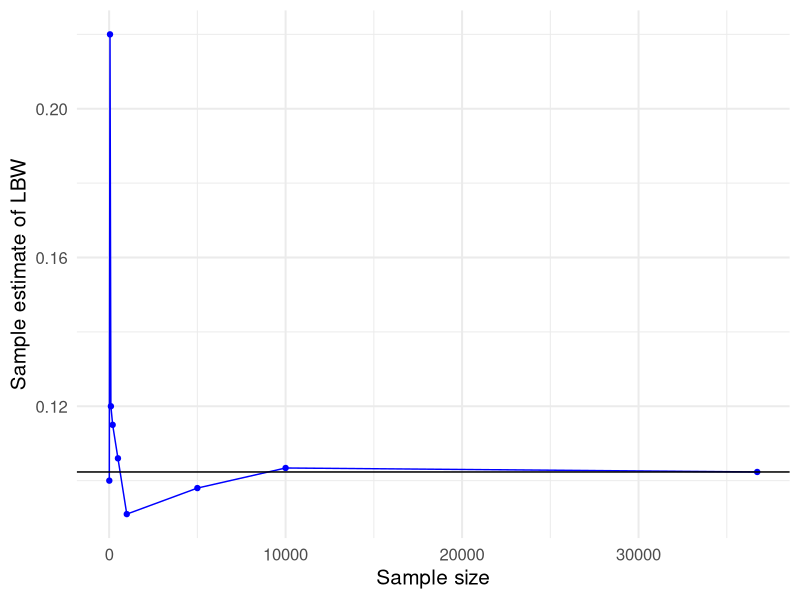
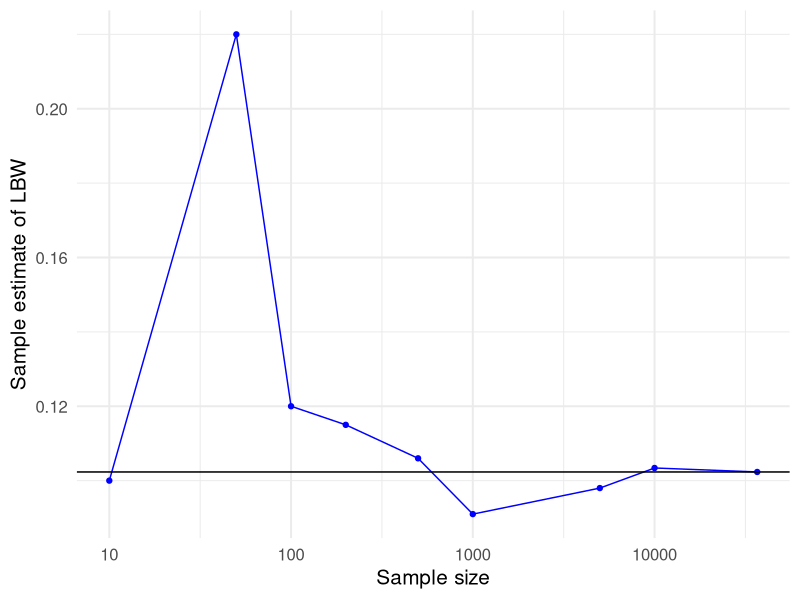

R code for these plots, in order:
## ---- chunk 1
library(readxl)
library(dplyr)
## ---- chunk 2
CS_data <- read_xlsx("./data/kozhimannil.xlsx", sheet = 1)
CS_data <- CS_data %>% mutate(ID = row_number())
head(CS_data)
## ---- chunk 3
CS_100_1 <- CS_data %>% slice_sample(n=100)
## ---- chunk 4
CS_100_2 <- CS_data %>% slice_sample(n=100)
## ---- chunk 5
head(CS_100_1 %>% select(Births, HOSP_BEDSIZE, cesarean_rate, ID))
## ---- chunk 6
head(CS_100_2 %>% select(Births, HOSP_BEDSIZE, cesarean_rate, ID))
## ---- chunk 7
identical(CS_100_1, CS_100_2)
## ---- chunk 8
set.seed(123)
CS_100_1 <- CS_data %>% slice_sample(n=100)

set.seed(123)
CS_100_2 <- CS_data %>% slice_sample(n=100)

identical(CS_100_1, CS_100_2)
## ---- chunk 9
CS_5percent <- CS_data %>% slice_sample(prop = 0.05)
## ---- chunk 10
CS_10percent_grouped <- CS_data %>% 
  group_by(HOSP_BEDSIZE) %>%
  slice_sample(prop = 0.1)

dim(CS_10percent_grouped)
## ---- chunk 11
CS_data %>% group_by(HOSP_BEDSIZE) %>% tally()
## ---- chunk 12
CS_10percent_grouped%>%group_by(HOSP_BEDSIZE) %>% tally()
## ---- chunk 13
library(tidyverse)
birth_data <- read_csv(file = "./data/L03_US-territories-births.csv")
birth_data <- birth_data%>% select(-...1)
## ---- chunk 14
head(birth_data)
## ---- chunk 15
birth_data <- birth_data %>% mutate(lbw = dbwt < 2500) 
## ---- chunk 16
lbw_population <- birth_data %>% summarize(true_prob_lbw = mean(lbw))
lbw_population
## ---- chunk 17
random_sample_n10 <- birth_data %>% 
  slice_sample(n = 10) %>%
  mutate(sample_size = n()) 
#the last line of code adds the sample size to every row of the new data frame
#we will want to reference this information later
## ---- chunk 18
random_sample_n50 <- birth_data %>%   slice_sample(n = 50) %>% mutate(sample_size = n())

random_sample_n100 <- birth_data %>% slice_sample(n = 100) %>% mutate(sample_size = n())

random_sample_n200 <- birth_data %>% slice_sample(n = 200) %>% mutate(sample_size = n())

random_sample_n500 <- birth_data %>% slice_sample(n = 500) %>% mutate(sample_size = n())

random_sample_n1000 <- birth_data %>% slice_sample(n = 1000) %>% mutate(sample_size = n())

random_sample_n5000 <- birth_data %>% slice_sample(n = 5000) %>% mutate(sample_size = n())

random_sample_n10000 <- birth_data %>% slice_sample(n = 10000) %>% mutate(sample_size = n())

whole_pop <- birth_data %>% slice_sample(n = nrow(birth_data)) %>% mutate(sample_size = n())
## ---- chunk 19
stacked_samples <- bind_rows(random_sample_n10, random_sample_n50, 
                             random_sample_n100, random_sample_n200, 
                             random_sample_n500, random_sample_n1000, 
                             random_sample_n5000, random_sample_n10000, 
                             whole_pop)
## ---- chunk 20
sample_estimates <- stacked_samples %>% 
  group_by(sample_size) %>% 
  summarize(estimated_proportion_lbw = mean(lbw)) 

sample_estimates
## ---- chunk 21
ggplot(sample_estimates, aes(x = sample_size, y = estimated_proportion_lbw)) + 
  geom_line(col = "blue") + 
  geom_point(col = "blue") +
  geom_hline(yintercept = lbw_population %>% pull(true_prob_lbw)) +
  labs(y = "Sample estimate of LBW", x = "Sample size") + 
  theme_minimal(base_size = 15) 
## ---- chunk 22
ggplot(sample_estimates, aes(x = sample_size, y = estimated_proportion_lbw)) + 
  geom_line(col = "blue") + 
  geom_point(col = "blue") +
  geom_hline(yintercept = lbw_population %>% pull(true_prob_lbw)) +
  scale_x_log10() +
  labs(y = "Sample estimate of LBW", x = "Sample size") + 
  theme_minimal(base_size = 15) 
